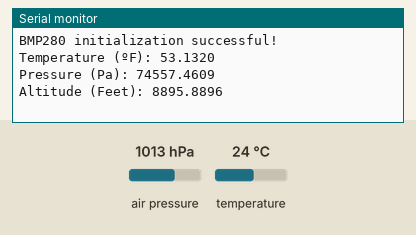
Bench run of a sketch on a simulated Arduino Uno, built with avr-gcc and run on an emulated ATmega328P. Shown: the last lines printed to the serial monitor. Wiring (inferred from the names in the program): BMP280 pressure sensor at I2C address 0x77. The test bench sets the inputs (shaded band); at power-on: air pressure 1013 hPa, temperature 24 °C.

Above: at 1.2 s.
1.3 s: air pressure set to 952 hPa
At 2.6 s:
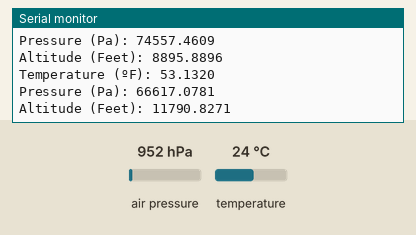
2.8 s: temperature set to 12 °C
4.3 s: air pressure set to 975 hPa
At 4.3 s:
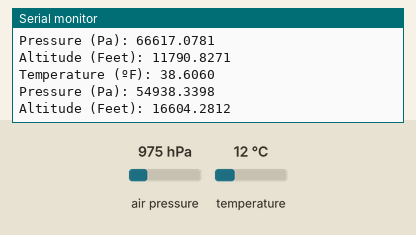
Timing chart, 0 to 7.3 s (numbered marks = the images above; inputs shaded):
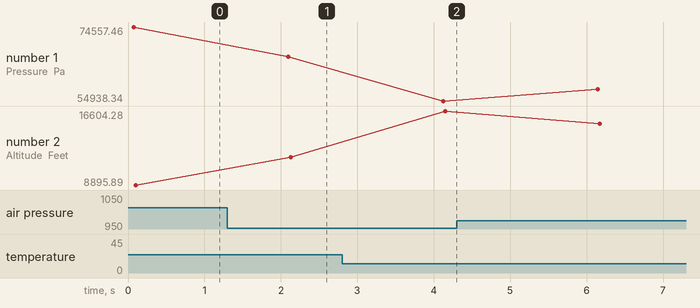

Measured:
- after the input at 1.3 s, the serial monitor: prints a new line after 0.80 s (image 1)
- plotted number 1: 74557.46 → 66617.08 after the input at 1.3 s, 66617.08 → 54938.34 after the input at 2.8 s, 54938.34 → 58008.12 after the input at 4.3 s
- plotted number 2: 8895.89 → 11790.83 after the input at 1.3 s, 11790.83 → 16604.28 after the input at 2.8 s, 16604.28 → 15264.32 after the input at 4.3 s

The sketch:

bmp280_app.ino
```cpp
/** @file bmp280_app
 *
 *  @brief Test application for BMP280 Digital Pressure Sensor.
 *
 *  @par
 *  Nicholas Shanahan (2018)
 */

 /***********************************************************
                 Includes
***********************************************************/
#include "bmp280.h"

/***********************************************************
                Macros
***********************************************************/
//meters to feet conversion
#define METERS_TO_FEET 3.28084F

/***********************************************************
                 Variables
***********************************************************/
//error flag
bool err = false;

//Local sea-level atmospheric pressure
const float sea_level_hPa = 1038.8;

void setup()
{
  Serial.begin(9600);
  err = bmp280_init();

  if (err)
  {
    Serial.println("BMP280 initialization failed.");
    delay(1000);
    exit(0);
  }

  Serial.println("BMP280 initialization successful!\n");
}

void loop()
{
  float t_celsius = bmp280_getTemperature();
  float pressure = bmp280_getPressure();

   //convert temperature to Fahrenheit
  float t_fahrenheit = ((t_celsius * 9) / 5) + 32;

  Serial.print("Temperature (ºF): ");
  Serial.println(t_fahrenheit, 4);
  Serial.print("Pressure (Pa): ");
  Serial.println(pressure, 4);

  //compute altitude
  pressure /= 100;
  float altitude = (44330 * (1.0 - pow(pressure / sea_level_hPa, 0.1903))) * METERS_TO_FEET;

  Serial.print("Altitude (Feet): ");
  Serial.println(altitude, 4);
  Serial.println();

  delay(2000);
}
```

bmp280.cpp
```cpp
/**
 * @file bmp280.c
 * @brief Driver for Bosch BMP280 Digital Pressure Sensor.
 */

/***********************************************************
                        Includes
***********************************************************/
#include "bmp280.h"
#include "i2c.h"
#include "spi.h"
#include <stdint.h>
#include <stdbool.h>
#include <stdlib.h>
//CPU frequency needed for util library
#define F_CPU 16000000UL
#include <util/delay.h>

#include "Arduino.h"

/***********************************************************
                        Macros
***********************************************************/
#define PRESS_DATA_LEN 3
#define TEMP_DATA_LEN  3

//pressure register indices
#define PRESS_MSB  0
#define PRESS_LSB  1
#define PRESS_XLSB 2

//temperature register indices
#define TEMP_MSB  0
#define TEMP_LSB  1
#define TEMP_XLSB 2

//BMP280 register map
#define DIG_T1_REG     0x88
#define DIG_T2_REG     0x8A
#define DIG_T3_REG     0x8C
#define DIG_P1_REG     0x8E
#define DIG_P2_REG     0x90
#define DIG_P3_REG     0x92
#define DIG_P4_REG     0x94
#define DIG_P5_REG     0x96
#define DIG_P6_REG     0x98
#define DIG_P7_REG     0x9A
#define DIG_P8_REG     0x9C
#define DIG_P9_REG     0x9E
#define CHIP_ID_REG    0xD0
#define RESET_REG      0xE0
#define STATUS_REG     0xF3
#define CTRL_MEAS_REG  0xF4
#define CONFIG_REG     0xF5
#define PRESS_MSB_REG  0xF7
#define PRESS_LSB_REG  0xF8
#define PRESS_XLSB_REG 0xF9
#define TEMP_MSB_REG   0xFA
#define TEMP_LSB_REG   0xFB
#define TEMP_XLSB_REG  0xFC

//register address boundaries
#define MIN_REG_ADDR (DIG_T1_REG)
#define MAX_REG_ADDR (TEMP_XLSB_REG)

//pressure oversampling settings
#define PRESSURE_OVERSAMPLE_SKIPPED 0x00
#define PRESSURE_OVERSAMPLE_X1      0x04
#define PRESSURE_OVERSAMPLE_X2      0x08
#define PRESSURE_OVERSAMPLE_X4      0x0C
#define PRESSURE_OVERSAMPLE_X8      0x10
#define PRESSURE_OVERSAMPLE_X16     0x14

//temperature oversampling settings
#define TEMPERATURE_OVERSAMPLE_SKIPPED 0x00
#define TEMPERATURE_OVERSAMPLE_X1      0x20
#define TEMPERATURE_OVERSAMPLE_X2      0x40
#define TEMPERATURE_OVERSAMPLE_X4      0x60
#define TEMPERATURE_OVERSAMPLE_X8      0x80
#define TEMPERATURE_OVERSAMPLE_X16     0xA0

//power modes
#define SLEEP_MODE  0x00
#define FORCED_MODE 0x01
#define NORMAL_MODE 0x03

/***********************************************************
                      Typedefs
***********************************************************/
//BMP280 calibration parameters
typedef struct
{
  uint16_t dig_T1;
  int16_t dig_T2;
  int16_t dig_T3;
  uint16_t dig_P1;
  int16_t dig_P2;
  int16_t dig_P3;
  int16_t dig_P4;
  int16_t dig_P5;
  int16_t dig_P6;
  int16_t dig_P7;
  int16_t dig_P8;
  int16_t dig_P9;
} calibration_param_t;

/***********************************************************
                      Variables
***********************************************************/
static calibration_param_t calibration;
static int32_t t_fine;

/***********************************************************
                  Private Function Prototypes
***********************************************************/
static bool bmp280_read(uint8_t addr, uint8_t *buffer, int size);
static bool bmp280_write(uint8_t addr, uint8_t data);
static inline int16_t byte_swap(int16_t *data) __attribute__ ((optimize("-O2")));

/*!
 * @brief Helper method to byte swap 16-bit values
 * @param[in] data 16-bit value to be byte swapped.
 * @return Return byte-swapped value.
 */
static inline int16_t byte_swap(int16_t data)
{
  int16_t tmp = (data >> 8) & 0x00FF;
  tmp |= ((data << 8) & 0xFF00);
  return tmp;
}

/*!
 * @brief Reads an arbitrary number of bytes from the BMP280 device
 * beginning at the specified address.
 * @param[in] addr Register address to begin reading from.
 * @param[in] size Number of bytes to read.
 * @param[out] buffer Buffer data is read into.
 * @return Boolean true if read was successful. False, otherwise.
*/
static bool bmp280_read(uint8_t addr, uint8_t *buffer, int size)
{
  bool err = false;

  if ((addr < MIN_REG_ADDR) || (addr > MAX_REG_ADDR) ||
      (buffer == NULL) || (size == 0))
  {
    err = true;
  }

  if (!err)
  {
#if BMP280_TWI
    //tell slave which register will be read
    err = i2c_write(BMP280_I2C_ADDR, (uint8_t*)&addr, sizeof(addr), true);
    //read data
    err |= i2c_read(BMP280_I2C_ADDR, buffer, size, false);
#else
    addr |= SPI_READ_MASK;
    //initiate SPI transfer
    spi_master_begin(BMP280_SS);
    //tell BMP280 which address to start reading from
    err = spi_master_write((uint8_t*)&addr, sizeof(addr));
    //read consecutive registers
    err |= spi_master_read(buffer, size);
    //end SPI transfer
    spi_master_end(BMP280_SS);
#endif
  }

  return err;
}

/*!
 * @brief Writes a byte of data to the BMP280 device.
 * @param[in] addr Register address to write to.
 * @param[in] data Data value to write.
 * @return Boolean true if write was successful. False, otherwise.
*/
static bool bmp280_write(uint8_t addr, uint8_t data)
{
  bool err = false;

  if ((addr < MIN_REG_ADDR) || (addr > MAX_REG_ADDR))
  {
    err = true;
  }

  if (!err)
  {
#if BMP280_TWI
    //write register address
    err = i2c_write(BMP280_I2C_ADDR, (uint8_t*)&addr, sizeof(addr), true);
    //write data value
    err |= i2c_write(BMP280_I2C_ADDR, (uint8_t*)&data, sizeof(data), false);
#else
    addr &= SPI_WRITE_MASK;
    //initiate SPI transfer
    spi_master_begin(BMP280_SS);
    //tell BMP280 which register to write
    err = spi_master_write((uint8_t*)&addr, sizeof(addr));
    //write data to BM280 register
    err |= spi_master_write((uint8_t*)&data, sizeof(data));
    //end SPI transfer
    spi_master_end(BMP280_SS);
#endif
  }

  return err;
}

/***********************************************************
                    Public Functions
***********************************************************/
//see bmp280.h
bool bmp280_init(void)
{
  bool err = false;
  uint8_t chipid = 0;
  uint8_t ctrl = 0;
  int16_t data;

#if BMP280_TWI
  //initialize TWI
  i2c_init(DEFAULT_BIT_RATE);
#else
  //slave device pin mask
  uint8_t ss_mask = _BV(BMP280_SS);
  //initialize SPI
  spi_master_init(ss_mask, SPI_DORD_MSB_FIRST, SPI_MODE_0);
#endif

  //verify device has expected chip ID
  err = bmp280_read(CHIP_ID_REG, &chipid, sizeof(chipid));

  if (chipid != BMP280_CHIP_ID)
  {
    Serial.println("Failed to locate BM280 sensor.");
    Serial.print("Sensor ID: ");
    Serial.println(chipid, HEX);
    err = true;
  }

  if (!err)
  {
    _delay_ms(1);
    //read calibration data one register a time
    //want to avoid making two copies of calibration data in memory
    //sensor returns LSB first so everything has to be byte-swapped
    err = bmp280_read(DIG_T1_REG, (uint8_t*)&data, sizeof(data));
    calibration.dig_T1 = (uint16_t)byte_swap(data);

    err |= bmp280_read(DIG_T2_REG, (uint8_t*)&data, sizeof(data));
    calibration.dig_T2 = byte_swap(data);

    err |= bmp280_read(DIG_T3_REG, (uint8_t*)&data, sizeof(data));
    calibration.dig_T3 = byte_swap(data);

    err |= bmp280_read(DIG_P1_REG, (uint8_t*)&data, sizeof(data));
    calibration.dig_P1 = (uint16_t)byte_swap(data);

    err |= bmp280_read(DIG_P2_REG, (uint8_t*)&data, sizeof(data));
    calibration.dig_P2 = byte_swap(data);

    err |= bmp280_read(DIG_P3_REG, (uint8_t*)&data, sizeof(data));
    calibration.dig_P3 = byte_swap(data);

    err |= bmp280_read(DIG_P4_REG, (uint8_t*)&data, sizeof(data));
    calibration.dig_P4 = byte_swap(data);

    err |= bmp280_read(DIG_P5_REG, (uint8_t*)&data, sizeof(data));
    calibration.dig_P5 = byte_swap(data);

    err |= bmp280_read(DIG_P6_REG, (uint8_t*)&data, sizeof(data));
    calibration.dig_P6 = byte_swap(data);

    err |= bmp280_read(DIG_P7_REG, (uint8_t*)&data, sizeof(data));
    calibration.dig_P7 = byte_swap(data);

    err |= bmp280_read(DIG_P8_REG, (uint8_t*)&data, sizeof(data));
    calibration.dig_P8 = byte_swap(data);

    err |= bmp280_read(DIG_P9_REG, (uint8_t*)&data, sizeof(data));
    calibration.dig_P9 = byte_swap(data);
  }
 /*
  * Recommended settings for ultra high resolution, low-power, hand-held devices.
  * https://cdn-shop.adafruit.com/datasheets/BST-BMP280-DS001-11.pdf
  * Section 3.8.2 Table 15
  */
  if (!err)
  {
    ctrl = PRESSURE_OVERSAMPLE_X16 | TEMPERATURE_OVERSAMPLE_X2 | NORMAL_MODE;
    err = bmp280_write(CTRL_MEAS_REG, ctrl);
  }

  return err;
}

//see bmp280.h
float bmp280_getTemperature(void)
{
  bool err = false;
  uint32_t uncomp_temp = 0;
  float temp = 0;
  uint8_t data[TEMP_DATA_LEN];

  //read 20 bit uncompensated temperature
  err = bmp280_read(TEMP_MSB_REG, data, sizeof(data));

  if (!err)
  {
    //format temperature data
    uncomp_temp = data[TEMP_MSB];
    uncomp_temp <<= 8;
    uncomp_temp |= data[TEMP_LSB];
    uncomp_temp <<= 8;
    uncomp_temp |= data[TEMP_XLSB];
    /*
     * compensate temperature
     * https://cdn-shop.adafruit.com/datasheets/BST-BMP280-DS001-11.pdf
     * Section 3.11.3
    */
    int32_t adc_T = uncomp_temp;
    adc_T >>= 4;
    int32_t var1 = ((((adc_T >> 3) - ((int32_t)calibration.dig_T1 << 1))) * ((uint32_t)calibration.dig_T2)) >> 11;
    int32_t var2 = (((((adc_T >> 4) - ((int32_t)calibration.dig_T1)) * ((adc_T >> 4) - ((int32_t)calibration.dig_T1))) >> 12) *
                    ((int32_t)calibration.dig_T3)) >> 14;
    //fine temperature used to calculate pressure
    t_fine = var1 + var2;
    temp = (t_fine * 5 + 128) >> 8;
    temp /= 100;
  }

  return temp;
}

//see bmp280.h
float bmp280_getPressure(void)
{
  bool err = false;
  uint32_t uncomp_press = 0;
  float press = 0;
  uint8_t data[PRESS_DATA_LEN];
  int64_t p;

  //must read temperature first
  bmp280_getTemperature();
  //read 20 bit uncompensated pressure
  err = bmp280_read(PRESS_MSB_REG, data, sizeof(data));

  if (!err)
  {
    uncomp_press = data[PRESS_MSB];
    uncomp_press <<= 8;
    uncomp_press |= data[PRESS_LSB];
    uncomp_press <<= 8;
    uncomp_press |= data[PRESS_XLSB];
    /*
     * compensate pressure
     * https://cdn-shop.adafruit.com/datasheets/BST-BMP280-DS001-11.pdf
     * Section 3.11.3
    */
    int32_t adc_P = uncomp_press;
    adc_P >>= 4;
    int64_t var1 = ((int64_t)t_fine) - 128000;
    int64_t var2 = var1 * var1 * (int64_t)calibration.dig_P6;
    var2 = var2 + ((var1 * (int64_t)calibration.dig_P5) << 17);
    var2 = var2 + (((int64_t)calibration.dig_P4) << 35);
    var1 = ((var1 * var1 * (int64_t)calibration.dig_P3) >> 8) + ((var1 * (int64_t)calibration.dig_P2) << 12);
    var1 = (((((int64_t)1) << 47) + var1)) * ((int64_t)calibration.dig_P1) >> 33;

    if (var1 != 0)
    {
      p = 1048576 - adc_P;
      p = (((p << 31) - var2) * 3125) / var1;
      var1 = (((int64_t)calibration.dig_P9) * (p >> 13) * (p >> 13)) >> 25;
      var2 = (((int64_t)calibration.dig_P8) * p) >> 19;
      p = ((p + var1 + var2) >> 8) + (((int64_t)calibration.dig_P7) << 4);
      press = (float)p / 256;
    }
  }

  return press;
}
```

bmp280.h
```cpp
/**
 * @file bmp280.h
 * @brief Driver for Bosch BMP280 Digital Pressure Sensor.
 */

#ifndef _BMP280_H
#define _BMP280_H

#ifdef __cplusplus
extern "C" {
#endif

 /***********************************************************
                         Includes
 ***********************************************************/
#include <stdint.h>
#include <stdbool.h>

 /***********************************************************
                          Macros
 ***********************************************************/
//BMP280 I2C slave address
//Only relevant if BMP280_TWI = 1
#define BMP280_I2C_ADDR 0x77

//BMP280 Slave Select Pin
//Only relevant if BMP280_TWI = 0
#define BMP280_SS 2

//BMP280 Chip ID
#define BMP280_CHIP_ID 0x58

//BM280 features I2C and SPI interfaces
//Define as 1 to select I2C or 0 to select SPI
#define BMP280_TWI 1

//100KHz Standard Mode
//Assumes 8MHz clock frequency
#define DEFAULT_BIT_RATE 0x48

 /***********************************************************
                        Public Functions
 ***********************************************************/
/*!
 * @brief Initializes BMP280 device. Verifies chip ID is correct,
 * reads compensation data, defines sampling settings, and sets
 * power mode.
 * @return True if initialization succeeds. False, otherwise.
 */
bool bmp280_init(void);

/*!
 * @brief Reads and compensates BMP280 temperature data.
 * @return Compensated temperature in degrees Celsius.
 */
float bmp280_getTemperature(void);

/*!
 * @brief Reads and compensates BM280 pressure data.
 * @return Compensated pressure in Pascals.
 */
float bmp280_getPressure(void);

#ifdef __cplusplus
}
#endif

#endif /* _BMP280_H */
```

i2c.h
```cpp
/*!
 * \file i2c.c
 *
 * \brief Driver for AVR I2C interface. Only supports
 *  Master Transmitter and Master Receiver modes.
 *
 */

#ifndef _I2C_H
#define _I2C_H

#ifdef __cplusplus
extern "C" {
#endif

 /***********************************************************
                         Includes
 ***********************************************************/
#include <stdint.h>
#include <stdbool.h>

 /***********************************************************
                        Public Functions
 ***********************************************************/
/*!
 * @brief Initializes TWI hardware and sets bit rate.
 * @param[in] bit_rate Divisor to determine I2C bit rate.
 * @param[out] None.
 * @return None.
 */
void i2c_init(uint8_t bit_rate);

/*!
 * @brief Writes arbitrary number of bytes to slave device.
 * @param[in] sla Salve device address.
 * @param[in] data Pointer to data buffer.
 * @param[in] size Number of bytes to write.
 * @param[in] repeat Flag to indicate whether or not the MCU should
 * maintain control of the I2C bus.
 * @param[out] None.
 * @return bool
 */
bool i2c_write(uint8_t sla, uint8_t *data, uint8_t size, bool repeat);

/*!
 * @brief Reads an arbitrary number of bytes from slave device.
 * @param[in] sla Slave device address.
 * @param[in] size Number of bytes to read.
 * @param[in] repeat Flag to indicate whether or not the MCU should
 * maintain control of the I2C bus.
 * @param[out] buffer Buffer that data is read into.
 * @return bool
 */
bool i2c_read(uint8_t sla, uint8_t *buffer, uint8_t size, bool repeat);

#ifdef __cplusplus
}
#endif

#endif /* _I2C_H */
```

Source omitted: i2c.cpp (4566 bytes)
